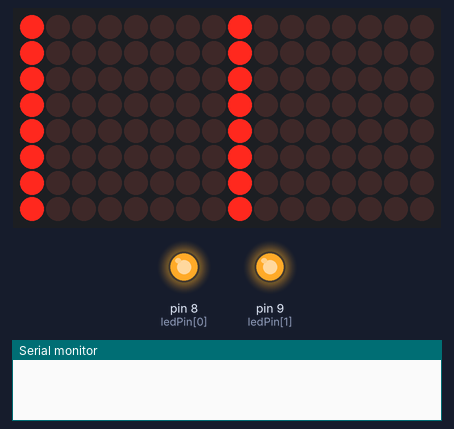
The sketch below on a simulated Arduino Uno, built with avr-gcc and run on an emulated ATmega328P. On the bench: 16×8 LED matrix, output pins drawn as LEDs (lit = HIGH), the last lines printed to the serial monitor. Random numbers use the default seed unless the sketch sets one.

Above: at 2.16 s.
At 6.5 s:
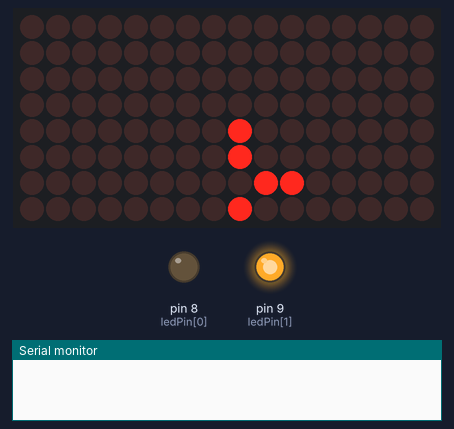
At 35.9 s:
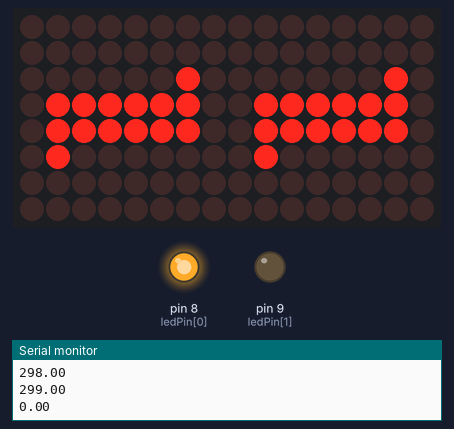
At 39.0 s:
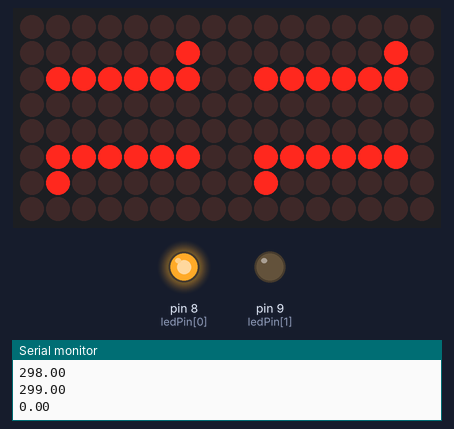
Timing chart, 0 to 40.0 s (numbered marks = the images above):
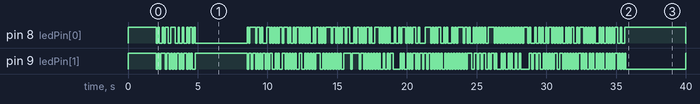

The sketch:

eye_led8x8.ino
```cpp
// finir code set up image

/*  aide< utilisé<
    https://www.delftstack.com/fr/howto/arduino/arduino-2d-array/
    https://xantorohara.github.io/led-matrix-editor/
*/
//installation de la library LedControl
#include "LedControl.h"


/*
  Now we need a LedControl to work with.
 ***** These pin numbers will probably not work with your hardware *****
  pin 4 is connected to the DataIn
  pin 3 is connected to the CLK
  pin 2 is connected to LOAD
  We have TWO Matrix.
*/
LedControl lc = LedControl(4, 3, 2, 2);
byte ledPin[] = {8, 9};
//global
byte matrix;

//cible
boolean targetStartOk = false;
int targetCoord[] = {0, 4, 4};


//scan1 var

byte scanCol = 0;
boolean scanOk = true;
boolean scanDown; //direction scan

//scan2  vertical
byte scanRow = 0;
boolean scanVerticalOk = false;
boolean scanVerticalStarted = false;

//timerscan var
boolean bipFromTimer = true;
unsigned long oldTime;
unsigned int speedScan = 100;
unsigned long nbreBipFromTimer = 5; // utilise dans timerforscan playimage target ini
// un bip tout le speedScan soit 0,1 s
// 5 pour lancer la premiere animation

//nbre mini et max de leds buggantes
const byte  nbreBuggedLedMini = 1;
const byte nbreBuggedLedMax = 5;

// nbre de leds buggantes Sur martix 1 & 2
byte nbreBuggedLed1;
byte nbreBuggedLed2;

// etat des leds buggés
byte buggedLedState1[nbreBuggedLedMax];
byte buggedLedState2[nbreBuggedLedMax];

// possition des leds buggés
byte buggedLedMatrix1[10][2];
byte buggedLedMatrix2 [10][2];


//listes des images
//stokage des image cles sur les deux matrix
byte randomImage[2];
byte nbreFrame[2];
boolean randomImageOk[] = {false, false};
const byte onetwo[][8] = {
  {
    B00000000,
    B00011100,
    B00011000,
    B00011000,
    B00011000,
    B00011000,
    B00111000,
    B00000000
  }, {
    B00000000,
    B00100110,
    B00100100,
    B00100100,
    B00100100,
    B00100100,
    B01100100,
    B00000000
  }
};
const int onetwo_len = sizeof(onetwo) / 8;

boolean z = false;

void setup() {


  // Allumer les Matrix
  lc.shutdown(0, false);
  lc.shutdown(1, false);
  /* Set the brightness to a medium values */
  lc.setIntensity(0, 1);
  lc.setIntensity(1, 1);
  // mise à zero du Display
  lc.clearDisplay(0);
  lc.clearDisplay(1);
  // enregistrement du temps référant
  for (byte i = 0; i < 2; i++) {
    pinMode(ledPin[i], OUTPUT);
    digitalWrite(ledPin[i], HIGH);
  }

  oldTime = millis();
  randomImageOk[0] = true;
  randomImageOk[1] = true;
  scanVerticalOk = false;
  scanOk = true;

  playImage(1, onetwo, onetwo_len);
  playImage(0, onetwo, onetwo_len);

  randomImageOk[0] = false;
  randomImageOk[1] = false;
  delay (1000);

  Serial.begin(9600);
  //ledface off
  for (byte i = 0; i < 2; i++) {
    digitalRead(ledPin[i]) == LOW;
  }
  //test
  lc.setLed(0, 0, 0, HIGH);
  delay(500);
  lc.setLed(0, 1, 0, HIGH);
  delay(500);
}

void loop() {


  timerForScan();

  lc.setIntensity(0, 0);
  lc.setIntensity(1, 0);
  bug();
  lc.setIntensity(0, 14);
  lc.setIntensity(1, 14);
  scanVertical();
  scan();
  ledFace();
  targetStart();
  playImage(1, onetwo, onetwo_len);
  playImage(0, onetwo, onetwo_len);

  //si pas d'animation image sur matrix

  if (!randomImageOk[0] && !randomImageOk[1] && !targetStartOk ) {

    // alors "selection random d'une animation"

    int randomFx = random(200);
    if (randomFx == 0 ) {

      scanVerticalOk = true;

    }
  }
}


// permet de definir la vitesse de mouvement des scans
void timerForScan() {
  if (millis() - oldTime >= speedScan) {
    oldTime = millis();
    bipFromTimer = true;
    nbreBipFromTimer++;
  } else {
    bipFromTimer = false;
  }
}

void ledFace() {
  if (bipFromTimer) {
    for (byte i = 0; i < 2; i++) {
      if (random(4) < 3) {
        if (digitalRead(ledPin[i]) == LOW) {
          digitalWrite(ledPin[i], HIGH);
        }
        else {
          digitalWrite(ledPin[i], LOW);
        }
      }
    }
  }
}

// annule toutes les animations
void animOff() {
  scanOk = false;
  scanVerticalOk = false;
  randomImageOk[0] = false;
  randomImageOk[1] = false;
  targetStartOk = false;
  lc.clearDisplay(0);
  lc.clearDisplay(1);

}

/* fonction de configuration des led Buggantes
*/
void initBug() {
  //random si (re)definition des leds buggantes pour matrix 1
  if (random(2) == 0) {

    // random du nbre de legs buggées

    nbreBuggedLed1 = random(nbreBuggedLedMini, nbreBuggedLedMax);

    //possition des leds buggées
    for ( byte i = nbreBuggedLed1; i > 0; i--) {
      buggedLedMatrix1[i][0] =  random(8);
      buggedLedMatrix1[i][1] =  random(8);
    }
  }
  // idem pour Matrix2
  if (random(2) == 0) {


    // random du nbre de legs buggées

    nbreBuggedLed2 = random(nbreBuggedLedMini, nbreBuggedLedMax);

    //possition des leds buggées
    for ( byte i = nbreBuggedLed2; i > 0; i--) {
      buggedLedMatrix2[i][0] =  random(8);
      buggedLedMatrix2[i][1] =  random(8);
    }
  }
}
// fonction de clignotement des leds Buggantes
void bug() {
  /*
    Serial.println("BUG FONCTION /////////");
    Serial.print(" nbreBuggedLed1 ");
    Serial.println(nbreBuggedLed1);
  */
  if (random(200) == 0) {
    initBug();
  };
  for (byte i = 0; i <= nbreBuggedLed1 ; i++ ) {
    //random pour changement d'etat d'une Led buggantes
    if (random(8) == 0) {
      // if the LED is off turn it on and vice-versa:
      if (buggedLedState1[i] == LOW) {
        buggedLedState1[i] = HIGH;
      }
      else {
        buggedLedState1[i] = LOW;
      };
      lc.setLed(0, buggedLedMatrix1[i][0], buggedLedMatrix1[i][1], buggedLedState1[i]);
    }

  }
  for (byte i = 0; i <= nbreBuggedLed2 ; i++ ) {
    if (random(8) == 0) {
      // if the LED is off turn it on and vice-versa:
      if (buggedLedState2[i] == LOW) {
        buggedLedState2[i] = HIGH;
      }
      else {
        buggedLedState2[i] = LOW;
      };
      lc.setLed(1, buggedLedMatrix2[i][0], buggedLedMatrix2[i][1], buggedLedState2[i]);
    }
    /*
        Serial.print ("led n° ");
        Serial.print (i);
        Serial.print(" -> etat = ");
        Serial.println(buggedLedState1[i]);
    */
  }
}

// fonction pour efet scan Horizontal
void scan () {
  if (scanOk) {
    // pour effet descendant
    if (scanDown) {
      // allume une columne et eteind la precedante pour Matrix 1 & 2
      lc.setColumn(0, scanCol, B11111111);
      lc.setColumn(0, scanCol - 1, B00000000);
      lc.setColumn(1, scanCol, B11111111);
      lc.setColumn(1, scanCol - 1, B00000000);
      // si temps désiré ecoulé changement de ligne
      if (bipFromTimer) {
        if (scanCol == 7) {
          scanDown = false;
          scanCol = 6;
        } else {
          scanCol++;
        }
      }
    }
    // idem mais pour effet montant
    else {
      lc.setColumn(0, scanCol, B11111111);
      lc.setColumn(0, scanCol + 1, B00000000);
      lc.setColumn(1, scanCol, B11111111);
      lc.setColumn(1, scanCol + 1, B00000000);
      if (bipFromTimer) {
        if (scanCol == 0) {
          scanDown = true;
          scanCol = 1;
        } else {
          scanCol--;
        }
      }
    }
  }
}

void scanVertical() {

  if (scanVerticalOk) {
    if (scanVerticalStarted == false) {
      scanVerticalStarted = true;
      scanRow = 0;
      matrix = 0;
    }
    if (bipFromTimer) {
      lc.setRow(matrix, scanRow - 1, B00000000);
      lc.setRow(matrix, scanRow, B11111111);
      if (scanRow > 7) {
        if (matrix == 0) {
          matrix = 1;
          scanRow = 0;
          // au lieu de matrix = 1;
        } else {
          scanVerticalOk = false;
          scanVerticalStarted = false;
        }

      }
      scanRow++;
    }
    // lance au hasard la fonction targetIni
    if (random(300) == 0) {
      targetIni();
    }
  }

}
void playImage(byte matrixImage, const byte image[][8], byte image_len) {
  if (randomImageOk[matrixImage] && nbreBipFromTimer % 10 == 0) {
    //lc.clearDisplay(matrix);
    if (nbreFrame[matrixImage] < image_len ) {
      for (byte j = 0; j < 8; j++) {
        lc.setColumn(matrixImage, j, image[nbreFrame[matrixImage]][j]);
      }
      nbreFrame[matrixImage]++;
      delay(50);
    } else {
      nbreFrame[matrixImage] = 0;
      randomImageOk[matrixImage] = false;
      // scanOk = true;
    }
  }
}
void targetIni() {
  targetCoord[0] = matrix;
  targetCoord[2] = scanCol;// correspond à pos scan hori
  targetCoord[1] = scanRow;// correspond à scan vertical
  animOff();
  targetStartOk = true;
  randomImageOk[0] = true;
  randomImageOk[1] = true;
  nbreBipFromTimer = 0;
  while (nbreBipFromTimer < 30) {
    timerForScan();
    targetX();
    if (nbreBipFromTimer % 4 == 0) {
      lc.clearDisplay(0);
      lc.clearDisplay(0);
      delay(100);
    }
    if (targetCoord[0] == 0) {
      playImage(1, onetwo, onetwo_len);
    }
    else {
      playImage(0, onetwo, onetwo_len);
    }
  }
}
void targetStart() {

  if (bipFromTimer && targetStartOk) {
    targetX();
    targetPos();
    float outornot = nbreBipFromTimer % 300;
Serial.println(outornot);
    if (outornot == 0) {
      nbreBipFromTimer=0;
      while (nbreBipFromTimer < 40) {
        timerForScan();
        bug();
        randomImageOk[0]=true;
        randomImageOk[1]=true;
        playImage(1, onetwo, onetwo_len);
        playImage(0, onetwo, onetwo_len);
      }
      scanOk = true;
      scanVerticalOk = true;
      targetStartOk = false;
      nbreBipFromTimer = 0;
    }
    /*
      if (random(200) == 0) {
      scanOk = true;
      scanVerticalOk = true;
      targetStartOk = false;
      }
    */
  }
}
void targetPos() {
  targetCoord[1] = targetCoord[1] + random(-1, 2);
  targetCoord[2] = targetCoord[2] + random(-1, 2);
  // coordonné en Y
  if ( targetCoord[2] < 0) {
    targetCoord[2] = 0;
  }
  else if ( targetCoord[2] > 7) {
    targetCoord[2] = 7;
  };
  // coordonné en X
  //si target sur matrix 0
  if (targetCoord[0] == 0) {
    if (targetCoord[1] < 0) {
      targetCoord[1] = 0;
    }
    if (targetCoord[1] > 7) {
      lc.clearDisplay(targetCoord[0]);
      targetCoord[0] = 1;
      targetCoord[1] = 0;
    }
  }
  // si target sur matrix 1
  else {
    if (targetCoord[1] < 0) {
      lc.clearDisplay(targetCoord[0]);
      targetCoord[0] = 0;
      targetCoord[1] = 7;
    } else if (targetCoord[1] > 7) {
      targetCoord[1] = 7;
    }
  }
}

void targetX() {
  lc.clearDisplay(targetCoord[0]);
  for (int j = -2; j <= 2; j++) {
    lc.setLed(targetCoord[0], targetCoord[1] + j, targetCoord[2], HIGH);
    lc.setLed(targetCoord[0], targetCoord[1] , targetCoord[2] + j, HIGH);
  }
  lc.setLed(targetCoord[0], targetCoord[1], targetCoord[2], LOW);
  delay(20);
}
```

Measured:
- by itself, pin 8 (ledPin[0]): HIGH → LOW at 2.0 s, → HIGH 0.11 s later, → LOW 0.11 s later, → HIGH 0.22 s later, … (219 changes in this stretch)
- by itself, pin 9 (ledPin[1]): HIGH → LOW at 2.0 s, → HIGH 0.11 s later, → LOW 0.11 s later, → HIGH 0.11 s later, … (228 changes in this stretch)
- what the display in image 1 shows lasts 2.2 s, from 6.4 s to 8.6 s
- what the display in image 2 shows lasts 1.0 s, from 35.8 s to 36.8 s
